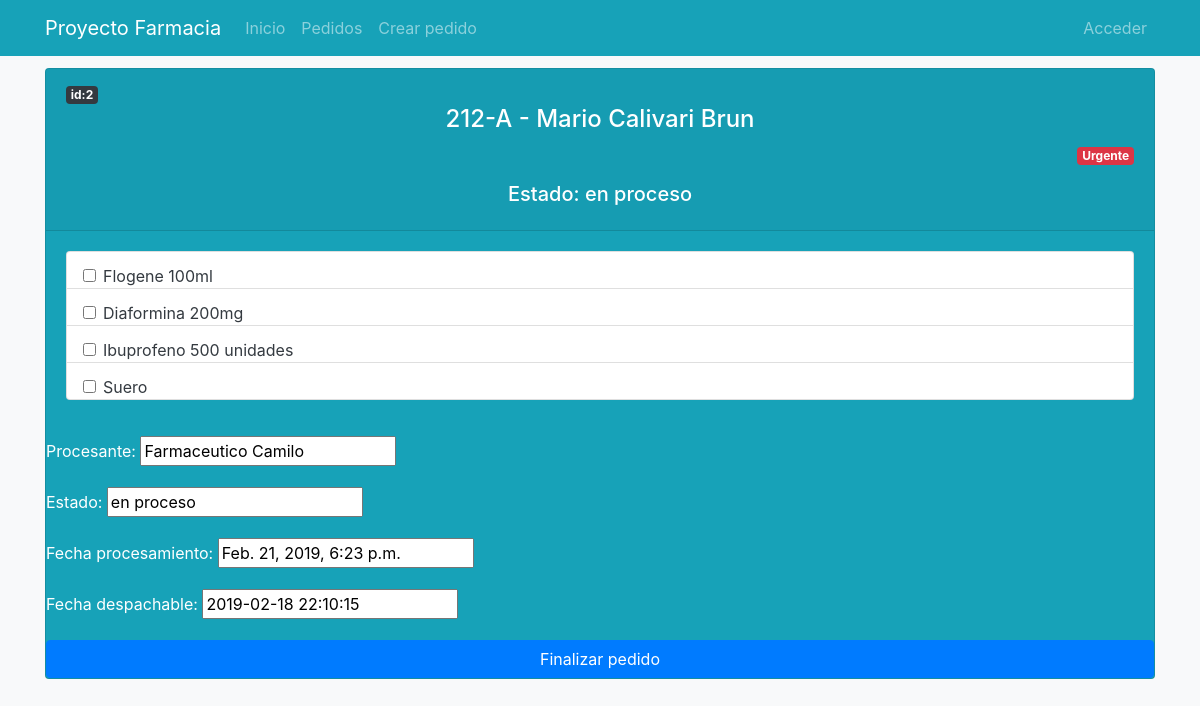
Before: /pedidos/procesar/2/ with the older database file.
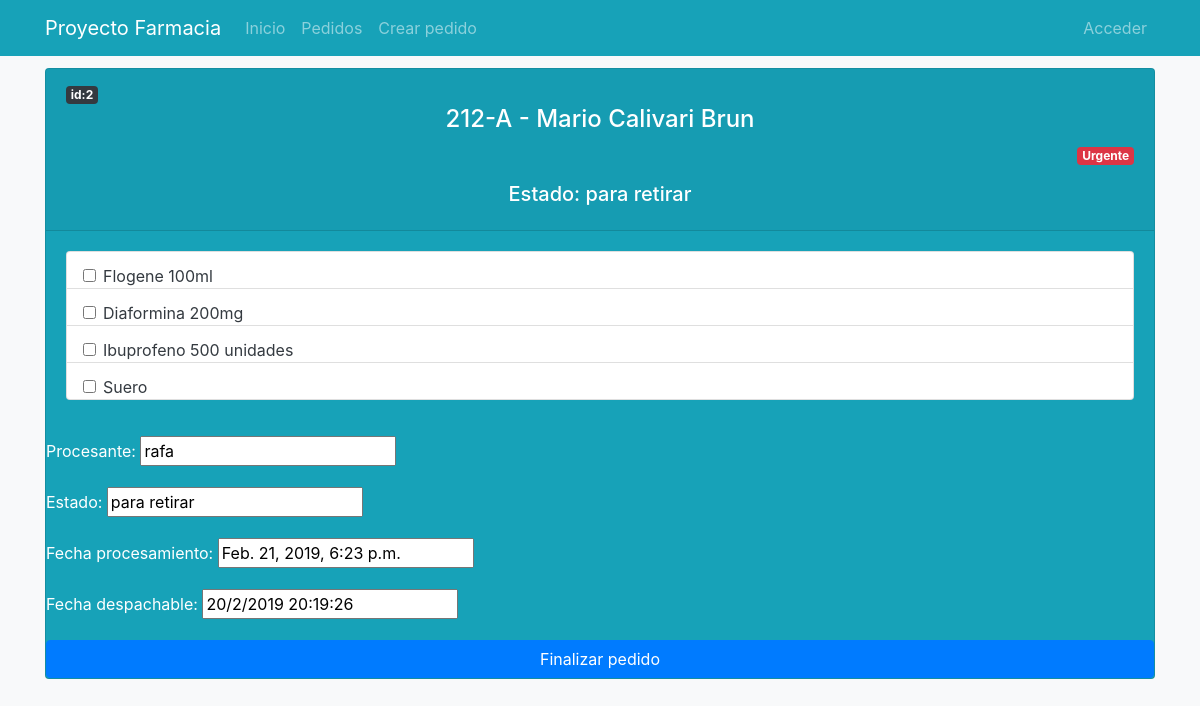
After: the same page with the newer database file.
### pedidos/models.py (models this page shows, shortened)
class Pedidos(models.Model):
    paciente = models.CharField(verbose_name="Paciente", max_length=200)
    cama = models.CharField(verbose_name="Cama", max_length=100)
    insumos = models.TextField(verbose_name="Insumos")
    solicitante = models.CharField(verbose_name="Solicitante", max_length=200)
    procesante = models.CharField(verbose_name="Procesante", max_length=200, blank=True)
    retirante = models.CharField(verbose_name="Retirante", max_length=200, blank=True)
    urgencia = models.CharField(verbose_name="Urgencia", max_length=100)
    estado = models.CharField(verbose_name="Estado", max_length=100, default='pendiente')
    id_modificado = models.CharField(verbose_name="modificado", max_length=50, default='no')
    created = models.DateTimeField(auto_now_add=True, verbose_name="Fecha de creación")
    updated = models.DateTimeField(auto_now=True, verbose_name="Fecha de edición")
    fecha_procesamiento = models.CharField(verbose_name="Fecha de procesamiento", max_length=100, blank=True, default='0000')
    fecha_despachable = models.CharField(verbose_name="Fecha despachable", max_length=100, blank=True, default='0000')
    fecha_despacho = models.CharField(verbose_name="Fecha de despacho", max_length=100, blank=True, default='0000')
    class Meta:
        verbose_name = "pedido"
        verbose_name_plural = "pedidos"
        ordering = ['-urgencia', 'created']
    def insumos_as_list(self):
        return self.insumos.split(';')

### pedidos/views.py (the view, shortened to what this page needs)
# urls.py: path('procesar/<int:pk>/', PedidosUpdate.as_view(), name='procesar'),
class PedidosUpdate(UpdateView):
    model = Pedidos
    fields = ['estado','fecha_procesamiento','fecha_despachable']
    template_name_suffix = '_update_form'
    success_url = reverse_lazy('pedidos:procesar')

### pedidos/templates/pedidos/pedidos_update_form.html (shortened to what this page needs)
{% extends 'core/base.html' %}
{% load static %}
{% block content %}
<main role="main">
  <div class="container">
    <div class="card text-white bg-info mb-5 shadow-lg" >
      <div class="card-header">
        <span class="badge badge-dark">id:{{pedidos.id}}</span>
        <h4 class="text-center">{{pedidos.cama}} - {{pedidos.paciente}}</h4>
        <p class="text-right">
          {% if pedidos.urgencia == 'no urgente' %}
            <span class="badge badge-success">Rutina</span>
          {% elif pedidos.urgencia == 'urgente' %}
            <span class="badge badge-danger">Urgente</span>
          {% else %}
            <span class="badge badge-warning">Modificado</span>
          {% endif %}
        </p>
        <h5 class="card-title text-center">Estado: {{pedidos.estado}}</h5>
      </div>
    <form action="" method="post" onsubmit="return seteos_despachable_onsubmit()">{% csrf_token %}
      <div class="card-body">
        <ul class="list-group text-dark mb-3">
          {% for insumo in pedidos.insumos_as_list %}
            <li class="list-group-item pb-0">
              <div class="form-check pl-3 py-0">
                <input type="checkbox" class="form-check-input" id="{{forloop.counter}}--{{insumo|slugify}}" required>
                <label class="form-check-label" for="{{forloop.counter}}--{{insumo|slugify}}">{{insumo}}</label>
              </div>
            </li>
          {% endfor %}
        </ul>
      </div>
          <p><label for="id_procesante">Procesante:</label>
          <input type="text" name="procesante" value="{{pedidos.procesante}}" maxlength="200" id="id_procesante" readonly></p>
          <p><label for="id_estado">Estado:</label>
          <input type="text" name="estado" value="{{pedidos.estado}}" maxlength="100" required id="id_estado" readonly></p>
          <p><label for="id_fecha_procesamiento">Fecha procesamiento:</label>
            <input type="text" name="fecha_procesamiento" id="id_fecha_procesamiento" value="{% now "DATETIME_FORMAT" %}" readonly></p>
          <p>
            <label for="id_fecha_despachable">Fecha despachable:</label>
            <input type="text" name="fecha_despachable" id="id_fecha_despachable" value="{{pedidos.fecha_despachable}}" readonly>
          </p>
          <div class="text-center">
            <input type="submit" class="btn btn-primary btn-block" value="Finalizar pedido" />
          </div>
        </form>
      </div>
  </div>
</main>
{% endblock %}

Changed rows visible on the page:
changed Pedidos "Mario Calivari Brun": estado "en proceso" → "para retirar"; procesante "Farmaceutico Camilo" → "rafa"; fecha_despachable "2019-02-18 22:10:15" → "20/2/2019 20:19:26"
